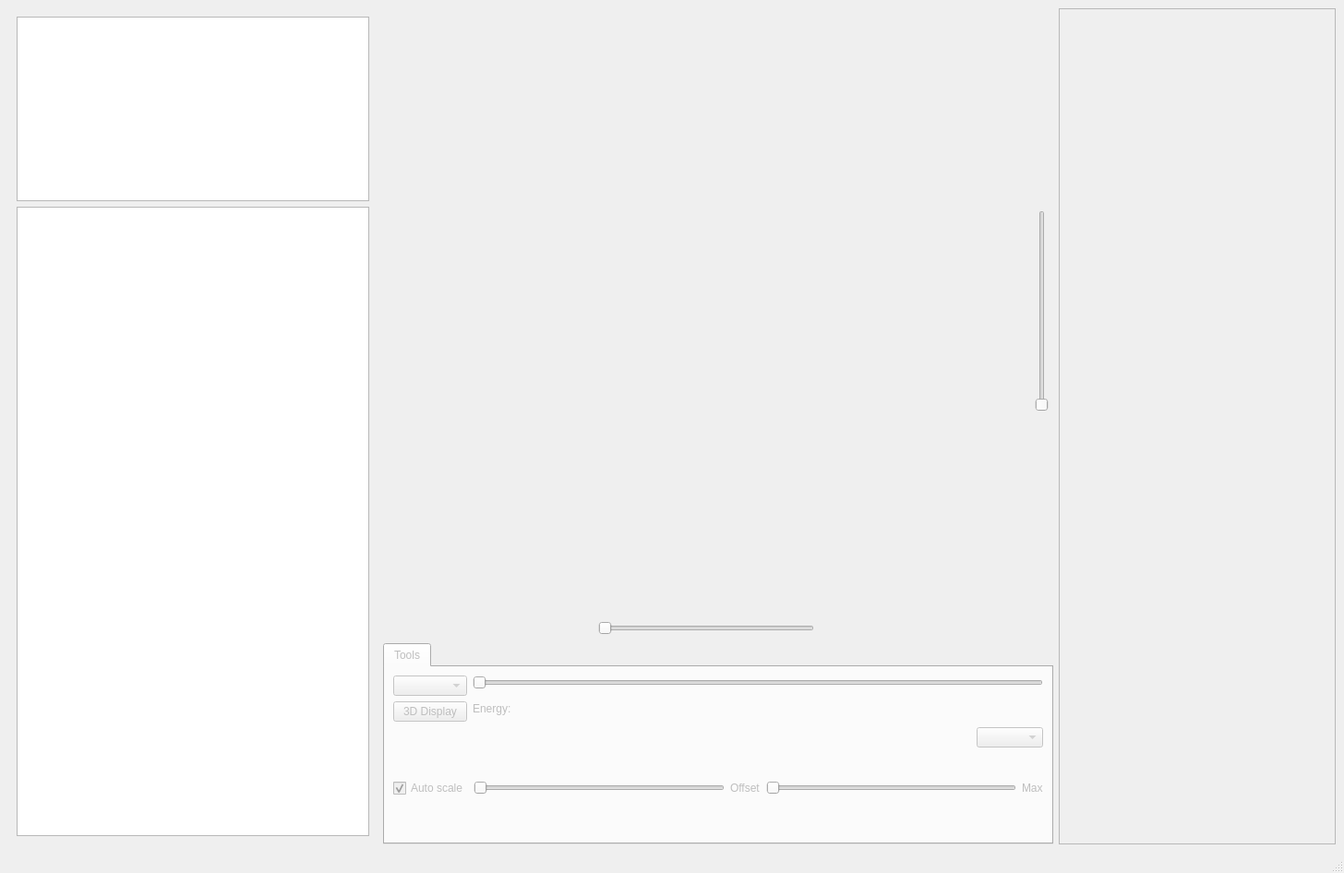
<?xml version="1.0" encoding="UTF-8"?>
<ui version="4.0">
 <class>MainWindow</class>
 <widget class="QMainWindow" name="MainWindow">
  <property name="geometry">
   <rect>
    <x>0</x>
    <y>0</y>
    <width>1456</width>
    <height>946</height>
   </rect>
  </property>
  <property name="windowTitle">
   <string>ARAN Experiment Viewer</string>
  </property>
  <widget class="QWidget" name="centralwidget">
   <layout class="QGridLayout" name="gridLayout">
    <item row="1" column="0">
     <layout class="QHBoxLayout" name="horizontalLayout">
      <property name="spacing">
       <number>-1</number>
      </property>
      <item>
       <widget class="QWidget" name="widget" native="true">
        <property name="minimumSize">
         <size>
          <width>400</width>
          <height>0</height>
         </size>
        </property>
        <property name="maximumSize">
         <size>
          <width>400</width>
          <height>16777215</height>
         </size>
        </property>
        <layout class="QGridLayout" name="gridLayout_3">
         <item row="0" column="0">
          <widget class="QTreeView" name="dirView">
           <property name="maximumSize">
            <size>
             <width>400</width>
             <height>200</height>
            </size>
           </property>
          </widget>
         </item>
         <item row="1" column="0">
          <widget class="QTreeView" name="fileView">
           <property name="autoExpandDelay">
            <number>0</number>
           </property>
           <property name="sortingEnabled">
            <bool>true</bool>
           </property>
          </widget>
         </item>
        </layout>
       </widget>
      </item>
      <item>
       <layout class="QVBoxLayout" name="verticalLayout">
        <item>
         <layout class="QGridLayout" name="gridLayout_2">
          <item row="0" column="0">
           <widget class="QWidget" name="plotWidget" native="true">
            <property name="sizePolicy">
             <sizepolicy hsizetype="Expanding" vsizetype="Expanding">
              <horstretch>0</horstretch>
              <verstretch>0</verstretch>
             </sizepolicy>
            </property>
            <property name="minimumSize">
             <size>
              <width>640</width>
              <height>480</height>
             </size>
            </property>
            <property name="cursor">
             <cursorShape>ArrowCursor</cursorShape>
            </property>
           </widget>
          </item>
          <item row="0" column="1">
           <layout class="QVBoxLayout" name="verticalLayout_2">
            <item>
             <spacer name="verticalSpacer_3">
              <property name="orientation">
               <enum>Qt::Vertical</enum>
              </property>
              <property name="sizeHint" stdset="0">
               <size>
                <width>20</width>
                <height>40</height>
               </size>
              </property>
             </spacer>
            </item>
            <item>
             <widget class="QSlider" name="verticalSlider">
              <property name="orientation">
               <enum>Qt::Vertical</enum>
              </property>
             </widget>
            </item>
            <item>
             <spacer name="verticalSpacer_2">
              <property name="orientation">
               <enum>Qt::Vertical</enum>
              </property>
              <property name="sizeHint" stdset="0">
               <size>
                <width>20</width>
                <height>40</height>
               </size>
              </property>
             </spacer>
            </item>
           </layout>
          </item>
          <item row="2" column="0">
           <layout class="QHBoxLayout" name="horizontalLayout_7">
            <item>
             <spacer name="horizontalSpacer_4">
              <property name="orientation">
               <enum>Qt::Horizontal</enum>
              </property>
              <property name="sizeHint" stdset="0">
               <size>
                <width>40</width>
                <height>20</height>
               </size>
              </property>
             </spacer>
            </item>
            <item>
             <widget class="QSlider" name="horizontalSlider">
              <property name="orientation">
               <enum>Qt::Horizontal</enum>
              </property>
             </widget>
            </item>
            <item>
             <spacer name="horizontalSpacer_5">
              <property name="orientation">
               <enum>Qt::Horizontal</enum>
              </property>
              <property name="sizeHint" stdset="0">
               <size>
                <width>40</width>
                <height>20</height>
               </size>
              </property>
             </spacer>
            </item>
           </layout>
          </item>
         </layout>
        </item>
        <item>
         <widget class="QTabWidget" name="plotTools">
          <property name="enabled">
           <bool>false</bool>
          </property>
          <property name="sizePolicy">
           <sizepolicy hsizetype="Preferred" vsizetype="Preferred">
            <horstretch>0</horstretch>
            <verstretch>0</verstretch>
           </sizepolicy>
          </property>
          <property name="minimumSize">
           <size>
            <width>0</width>
            <height>0</height>
           </size>
          </property>
          <property name="maximumSize">
           <size>
            <width>16777215</width>
            <height>900</height>
           </size>
          </property>
          <property name="currentIndex">
           <number>0</number>
          </property>
          <widget class="QWidget" name="d3tab">
           <attribute name="title">
            <string>Tools</string>
           </attribute>
           <layout class="QVBoxLayout" name="verticalLayout_4">
            <item>
             <widget class="QWidget" name="tools3D" native="true">
              <property name="sizePolicy">
               <sizepolicy hsizetype="Expanding" vsizetype="Expanding">
                <horstretch>0</horstretch>
                <verstretch>0</verstretch>
               </sizepolicy>
              </property>
              <property name="minimumSize">
               <size>
                <width>0</width>
                <height>0</height>
               </size>
              </property>
              <layout class="QHBoxLayout" name="horizontalLayout_6">
               <property name="sizeConstraint">
                <enum>QLayout::SetMinAndMaxSize</enum>
               </property>
               <property name="margin">
                <number>0</number>
               </property>
               <item>
                <layout class="QVBoxLayout" name="verticalLayout_7">
                 <item>
                  <widget class="QComboBox" name="d3PlotChooser">
                   <property name="minimumSize">
                    <size>
                     <width>13</width>
                     <height>0</height>
                    </size>
                   </property>
                  </widget>
                 </item>
                 <item>
                  <widget class="QPushButton" name="open3DDisplay">
                   <property name="enabled">
                    <bool>false</bool>
                   </property>
                   <property name="text">
                    <string>3D Display</string>
                   </property>
                  </widget>
                 </item>
                </layout>
               </item>
               <item>
                <layout class="QVBoxLayout" name="verticalLayout_8">
                 <item>
                  <widget class="QSlider" name="zaxisSlider">
                   <property name="maximum">
                    <number>639</number>
                   </property>
                   <property name="orientation">
                    <enum>Qt::Horizontal</enum>
                   </property>
                  </widget>
                 </item>
                 <item>
                  <layout class="QHBoxLayout" name="horizontalLayout_5">
                   <item>
                    <widget class="QLabel" name="zaxisNameLbl">
                     <property name="text">
                      <string>Energy:</string>
                     </property>
                    </widget>
                   </item>
                   <item>
                    <widget class="QLabel" name="zaxisValueLbl">
                     <property name="text">
                      <string/>
                     </property>
                    </widget>
                   </item>
                   <item>
                    <spacer name="horizontalSpacer">
                     <property name="orientation">
                      <enum>Qt::Horizontal</enum>
                     </property>
                     <property name="sizeHint" stdset="0">
                      <size>
                       <width>40</width>
                       <height>20</height>
                      </size>
                     </property>
                    </spacer>
                   </item>
                  </layout>
                 </item>
                </layout>
               </item>
              </layout>
              <zorder></zorder>
              <zorder></zorder>
             </widget>
            </item>
            <item>
             <widget class="QWidget" name="tools2D" native="true">
              <property name="sizePolicy">
               <sizepolicy hsizetype="Expanding" vsizetype="Expanding">
                <horstretch>0</horstretch>
                <verstretch>0</verstretch>
               </sizepolicy>
              </property>
              <property name="maximumSize">
               <size>
                <width>16777215</width>
                <height>50</height>
               </size>
              </property>
              <property name="baseSize">
               <size>
                <width>0</width>
                <height>0</height>
               </size>
              </property>
              <layout class="QVBoxLayout" name="verticalLayout_6">
               <property name="margin">
                <number>0</number>
               </property>
               <item>
                <layout class="QHBoxLayout" name="horizontalLayout_3">
                 <item>
                  <widget class="QLabel" name="xaxisNameLbl">
                   <property name="text">
                    <string/>
                   </property>
                  </widget>
                 </item>
                 <item>
                  <widget class="QLabel" name="xCoordinate">
                   <property name="text">
                    <string/>
                   </property>
                  </widget>
                 </item>
                 <item>
                  <spacer name="horizontalSpacer_2">
                   <property name="orientation">
                    <enum>Qt::Horizontal</enum>
                   </property>
                   <property name="sizeHint" stdset="0">
                    <size>
                     <width>40</width>
                     <height>20</height>
                    </size>
                   </property>
                  </spacer>
                 </item>
                 <item>
                  <widget class="QComboBox" name="colormapChooser"/>
                 </item>
                </layout>
               </item>
               <item>
                <layout class="QHBoxLayout" name="horizontalLayout_4">
                 <item>
                  <widget class="QLabel" name="yaxisNameLbl">
                   <property name="text">
                    <string/>
                   </property>
                  </widget>
                 </item>
                 <item>
                  <widget class="QLabel" name="yCoordinate">
                   <property name="text">
                    <string/>
                   </property>
                  </widget>
                 </item>
                 <item>
                  <spacer name="horizontalSpacer_3">
                   <property name="orientation">
                    <enum>Qt::Horizontal</enum>
                   </property>
                   <property name="sizeHint" stdset="0">
                    <size>
                     <width>40</width>
                     <height>20</height>
                    </size>
                   </property>
                  </spacer>
                 </item>
                </layout>
               </item>
              </layout>
             </widget>
            </item>
            <item>
             <layout class="QHBoxLayout" name="horizontalLayout_2">
              <item>
               <widget class="QCheckBox" name="checkAutoScale">
                <property name="enabled">
                 <bool>false</bool>
                </property>
                <property name="text">
                 <string>Auto scale</string>
                </property>
                <property name="checked">
                 <bool>true</bool>
                </property>
                <property name="tristate">
                 <bool>false</bool>
                </property>
               </widget>
              </item>
              <item>
               <widget class="QSlider" name="voffsetslider">
                <property name="enabled">
                 <bool>false</bool>
                </property>
                <property name="maximum">
                 <number>500000</number>
                </property>
                <property name="orientation">
                 <enum>Qt::Horizontal</enum>
                </property>
               </widget>
              </item>
              <item>
               <widget class="QLabel" name="label">
                <property name="text">
                 <string>Offset</string>
                </property>
               </widget>
              </item>
              <item>
               <widget class="QSlider" name="vmaxslider">
                <property name="enabled">
                 <bool>false</bool>
                </property>
                <property name="maximum">
                 <number>500000</number>
                </property>
                <property name="orientation">
                 <enum>Qt::Horizontal</enum>
                </property>
               </widget>
              </item>
              <item>
               <widget class="QLabel" name="label_2">
                <property name="text">
                 <string>Max</string>
                </property>
               </widget>
              </item>
             </layout>
            </item>
            <item>
             <spacer name="verticalSpacer">
              <property name="orientation">
               <enum>Qt::Vertical</enum>
              </property>
              <property name="sizeType">
               <enum>QSizePolicy::Minimum</enum>
              </property>
              <property name="sizeHint" stdset="0">
               <size>
                <width>20</width>
                <height>40</height>
               </size>
              </property>
             </spacer>
            </item>
           </layout>
          </widget>
         </widget>
        </item>
       </layout>
      </item>
      <item>
       <layout class="QVBoxLayout" name="verticalLayout_3">
        <item>
         <widget class="QTextEdit" name="dataView">
          <property name="enabled">
           <bool>false</bool>
          </property>
          <property name="minimumSize">
           <size>
            <width>300</width>
            <height>0</height>
           </size>
          </property>
          <property name="maximumSize">
           <size>
            <width>300</width>
            <height>16777215</height>
           </size>
          </property>
         </widget>
        </item>
       </layout>
      </item>
     </layout>
    </item>
   </layout>
  </widget>
  <widget class="QMenuBar" name="menubar">
   <property name="geometry">
    <rect>
     <x>0</x>
     <y>0</y>
     <width>1456</width>
     <height>22</height>
    </rect>
   </property>
  </widget>
  <widget class="QStatusBar" name="statusBar"/>
 </widget>
 <resources/>
 <connections/>
</ui>
